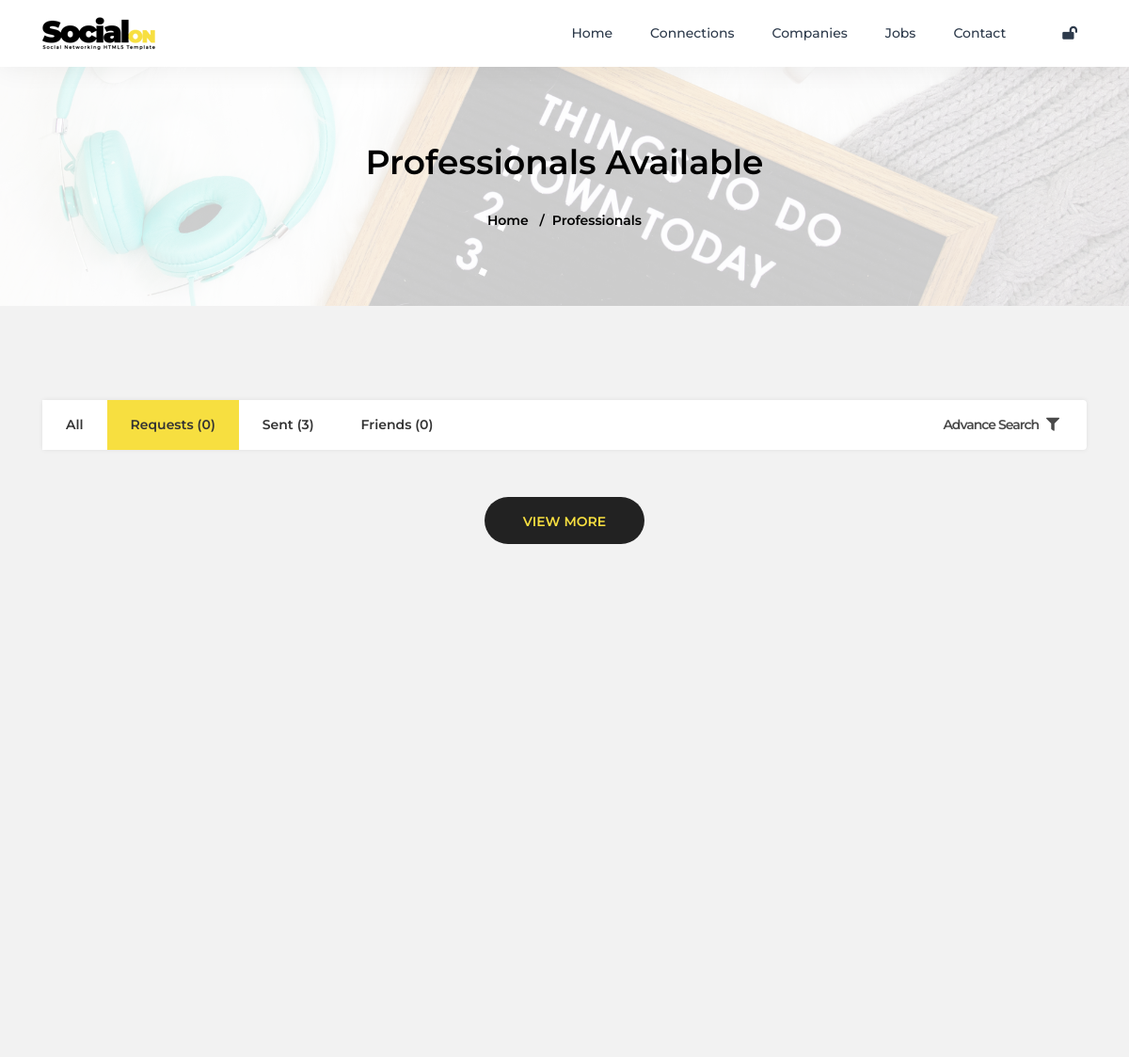
/professionals_html/Request/ (signed in, upper part), run on an earlier commit of the app's database.
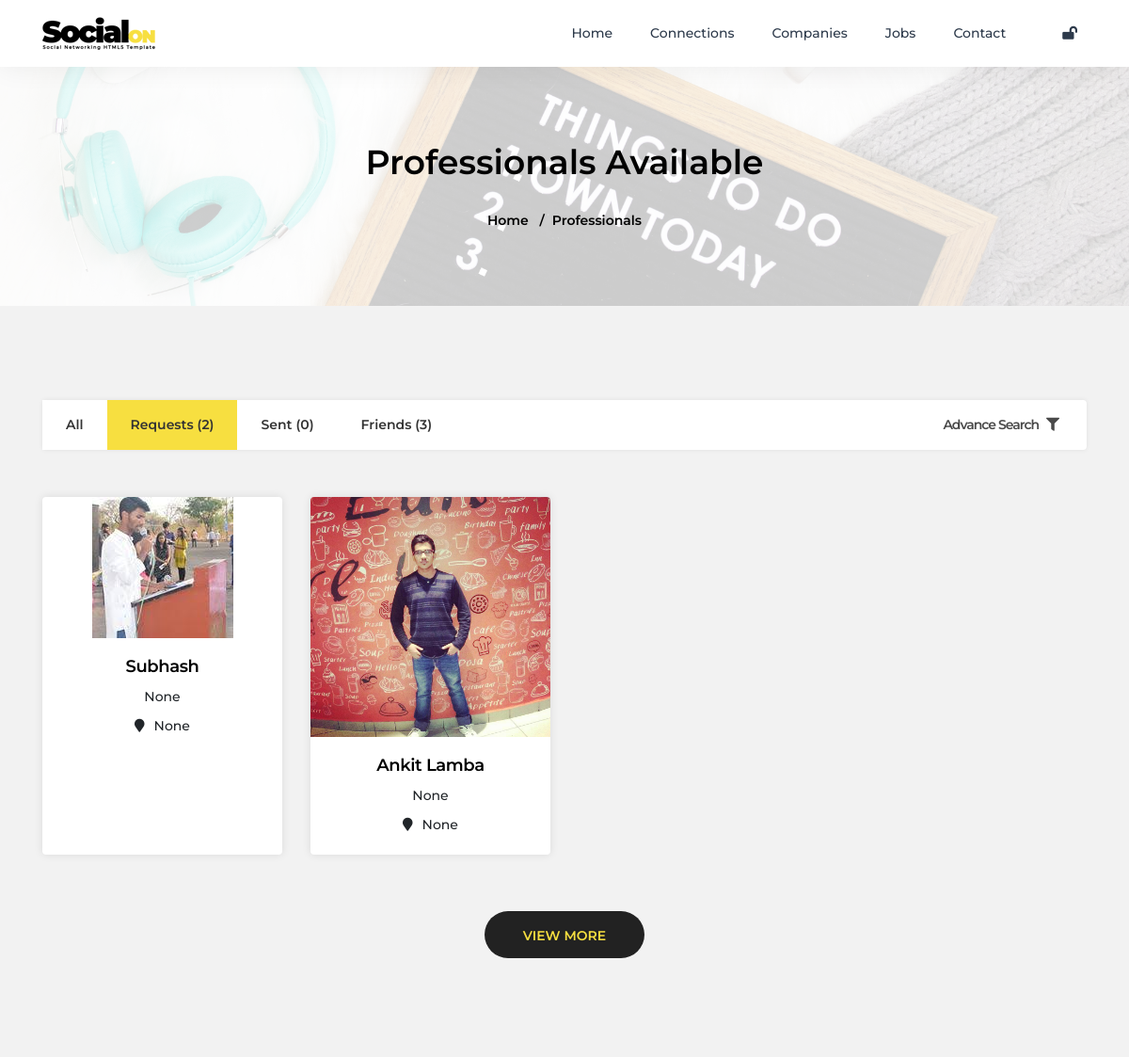
And on a later commit of the database.
### connect/models.py (models this page shows, shortened)
class Connections(models.Model):
    sender=models.ForeignKey(UserData,on_delete=models.CASCADE,related_name="sender",blank=True,null=True) #related name used because in one class u can use foriegn key for one object only to overcome these prblm use related name
    receiver=models.ForeignKey(UserData,on_delete=models.CASCADE,related_name="receiver",blank=True,null=True)
    status=models.CharField(max_length=30,null=True,blank=True,default="Sent")
    date=models.DateField(auto_now_add=True,null=True)

class UserData(models.Model):
    usr=models.ForeignKey(User,on_delete=models.CASCADE,blank=True,null=True) #connecting User
    name=models.CharField(max_length=50,blank=True,null=True)
    email = models.EmailField(blank=True, null=True)
    contact = models.IntegerField(blank=True, null=True)
    image = models.ImageField(blank=True, null=True)
    about=models.TextField(max_length=150,blank=True,null=True)
    dob=models.DateField(null=True,blank=True)
    location=models.CharField(max_length=100,null=True,blank=True)
    degree=models.CharField(max_length=100,null=True,blank=True)
    experience=models.CharField(max_length=100,null=True,blank=True)
    profile_title=models.CharField(max_length=200,null=True,blank=True)
    website=models.CharField(max_length=200,null=True,blank=True)
    facebook=models.URLField(null=True,blank=True)
    twitter=models.URLField(null=True,blank=True)
    linkedin=models.URLField(null=True,blank=True)
    instagram=models.URLField(null=True,blank=True)

### connect/views.py (the view)
# urls.py: path('professionals_html/<str:what>/',All_Professional_Html,name="allprofessionals_html"),
def All_Professional_Html(request, what):
    if not request.user.is_authenticated:
        return redirect("login")
    logged_in_user = User.objects.get(username = request.user.username)
    me = UserData.objects.get(usr = logged_in_user)
    con_request = Connections.objects.filter(receiver=me, status="Sent")
    con_sent = Connections.objects.filter(sender=me, status="Sent")
    con_friend = Connections.objects.filter(Q(sender=me, status="friend") | Q(receiver=me, status="friend")).order_by( "-date")
    data = ""
    if what == "all":
        data = UserData.objects.all()
    Dict = {
        "all_users": data, "what": what, "con_request": con_request, "con_sent": con_sent,
        "con_friend": con_friend, "me":me
    }
    return render(request, "professionals_html.html", Dict)

### connect/templates/professionals_html.html (shortened to what this page needs)
{% extends 'base.html' %}
  {% load static %}
{% block body %}
  <div id="content">
    <section class="sub-bnr">
      <div class="container">
        <h2>Professionals Available</h2>
        <nav aria-label="breadcrumb">
          <ol class="breadcrumb">
            <li class="breadcrumb-item"><a href="professionals_html.html#">Home</a></li>
            <li class="breadcrumb-item active" aria-current="page">Professionals</li>
          </ol>
        </nav>
      </div>
    </section>
    <main class="cd-main-content">
      <section class="padding-top-100 padding-bottom-100">
        <div class="container">
          <div class="cd-tab-filter-wrapper filter-wrapper">
            <div class="cd-tab-filter">
              <ul class="cd-filters">
                {% if what == "all" %}
                <li class="filter"><a class="selected" href="{% url 'allprofessionals_html' 'all' %}">All</a></li>
                {% else %}
                <li class="filter"><a class="" href="{% url 'allprofessionals_html' 'all' %}">All</a></li>
                {% endif %}
                {% if what == "Request" %}
                <li class="filter"><a class ="selected" href="{% url 'allprofessionals_html' 'Request' %}" >Requests ({{con_request.count}})</a></li>
                {% else %}
                <li class="filter"><a class ="" href="{% url 'allprofessionals_html' 'Request' %}" >Requests ({{con_request.count}})</a></li>
                {% endif %}
                {% if what == "Sent" %}
                <li class="filter"><a class="selected" href="{% url 'allprofessionals_html' 'Sent' %}">Sent ({{con_sent.count}})</a></li>
                {% else %}
                <li class="filter"><a class="" href="{% url 'allprofessionals_html' 'Sent' %}">Sent ({{con_sent.count}})</a></li>
                {% endif %}
                {% if what == "Friends" %}
                <li class="filter"><a class ="selected" href="{% url 'allprofessionals_html' 'Friends' %}">Friends ({{con_friend.count}})</a></li>
                {% else %}
                <li class="filter"><a class ="" href="{% url 'allprofessionals_html' 'Friends' %}">Friends ({{con_friend.count}})</a></li>
                {% endif %}
              </ul>
              <div class="filter-search"> <a class="fltr-srch collapsed" data-toggle="collapse" href="professionals.html#filter-detail" role="button" aria-expanded="false" aria-controls="collapseExample"> Advance Search <i class="fa fa-filter"></i> </a>
              </div>
            </div>
          </div>
          <section class="cd-gallery">
            <ul>
              {% if what == "Request" %}
              {% for i in me.receiver.all %}
              {% if i.status == 'Sent' %}
              <li class="mix">
                <div class="team-inside">
                  <div class="img-sec"> <img src="{{i.sender.image.url}}" class="img-responsive" alt="{{i.sender.name}}" >
                  </div>
                  <div class="txt-sec">
                    <h5><a href="professionals.html#."> {{i.sender.name}} </a></h5>
                    <span>{{i.sender.profile_title}}</span> <span><i class="fa fa-map-marker"></i>{{i.sender.location}}</span> </div>
                </div>
              </li>
              {% endif %}
              {% endfor %}
              {% endif %}
            </ul>
            <div class="clearfix"></div>
            <div class="btn-center margin-top-30 text-center"> <a href="professionals.html#." class="btn btn-inverse">View More</a> </div>
          </section>
        </div>
      </section>
    </main>
  </div>
  {% endblock %}

### connect/templates/base.html (shortened to what this page needs)
<!DOCTYPE html>
<html lang="en">
<head>
  {% load static %}
<link href="{% static 'css/bootstrap.min.css' %}" rel="stylesheet">
<link href="{% static 'css/main.css' %}" rel="stylesheet">
<link href="{% static 'fonts/flaticon.css' %}" rel="stylesheet">
<link href="{% static 'css/style.css' %}" rel="stylesheet">
<link href="{% static 'css/responsive.css' %}" rel="stylesheet">
<link href="{% static 'css/all.min.css' %}" rel="stylesheet">
</head>
<body>
<div id="wrap">
  <header class="sticky">
    <div class="container">
      <div class="logo"> <a href="{% url 'login' %}"><img class="img-responsive" src="{% static 'images/logo-dark.png' %}" alt="" ></a> </div>
      <nav class="navbar ownmenu navbar-expand-lg" id="nav-resposive">
        <div class="collapse navbar-collapse" id="navbarNav" data-parent="#nav-resposive">
          <ul class="nav">
            <li class=""> <a href="{% url 'login' %}">Home</a>
            <li> <a href="{% url 'allprofessionals_html' 'all' %}">Connections</a> </li>
              <li> <a href="{% url 'companydetails' %}">Companies</a> </li>
              <li> <a href="companies.html">Jobs</a> </li>
            <li> <a href="contact.html"> Contact</a> </li>
          </ul>
        </div>
        <div class="nav-right">
          <div class="collapse navbar-collapse navbar-expand-lg" id="socialNav" data-parent="#nav-resposive">
            <div class="social_icons">
              <ul>
                <li><a href="{% url 'logout' %}"><i class="fa fa-lock-open"></i></a></li>
              </ul>
            </div>
          </div>
        </div>
      </nav>
    </div>
    <div class="clearfix"></div>
  </header>
{% block body %}
    {% endblock %}
</div>
</body>
</html>

What changed in the data, as far as the page shows it:
added Connections: sender.image (picture), sender.name "Subhash", sender.profile_title "None", sender.location "None"
added Connections: sender.image (picture), sender.name "Ankit Lamba", sender.profile_title "None", sender.location "None"
Also different on the page:
{{ con_request.count }}: "0" → "2"
{{ con_sent.count }}: "3" → "0"
{{ con_friend.count }}: "0" → "3"
